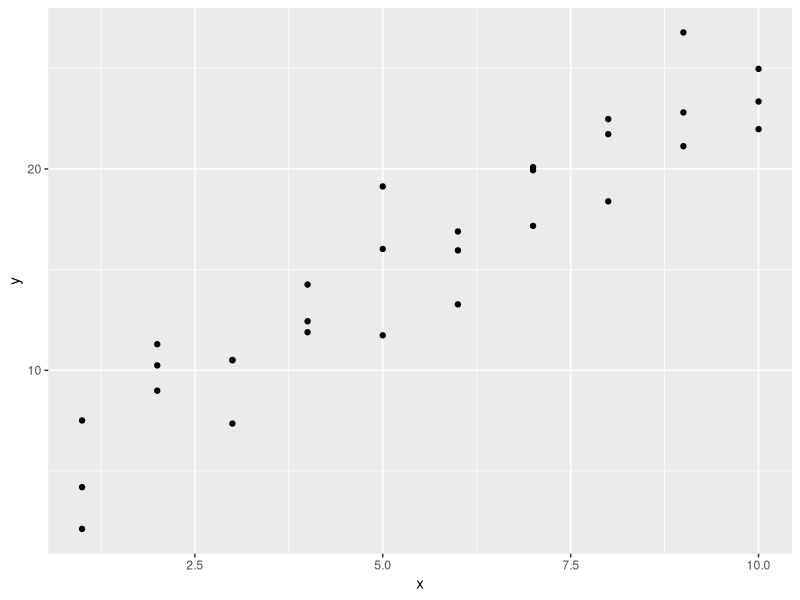
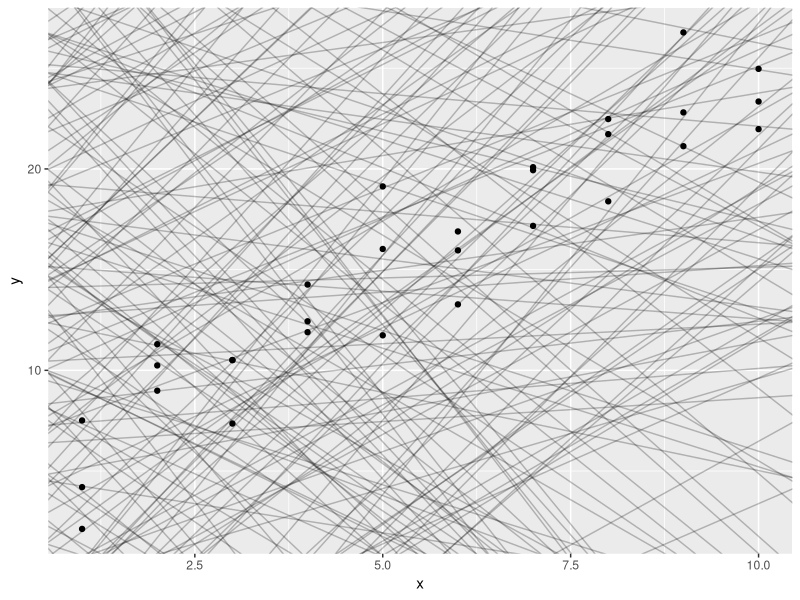

R code for these plots, in order:
## ---- chunk 1
library(modelr)
options(na.action = na.warn)

library(ggplot2)
library(dplyr)
## ---- chunk 2
ggplot(sim1, aes(x, y)) + 
  geom_point()
## ---- chunk 3
# 一种更方便的创建 tbl dataframe 的方式
models <- tibble(
  a1 = runif(250, -20, 40),
  a2 = runif(250, -5, 5)
)

ggplot(sim1, aes(x, y)) + 
  geom_abline(aes(intercept = a1, slope = a2), data = models, alpha = 1/4) + 
  geom_point()
## ---- chunk 4


